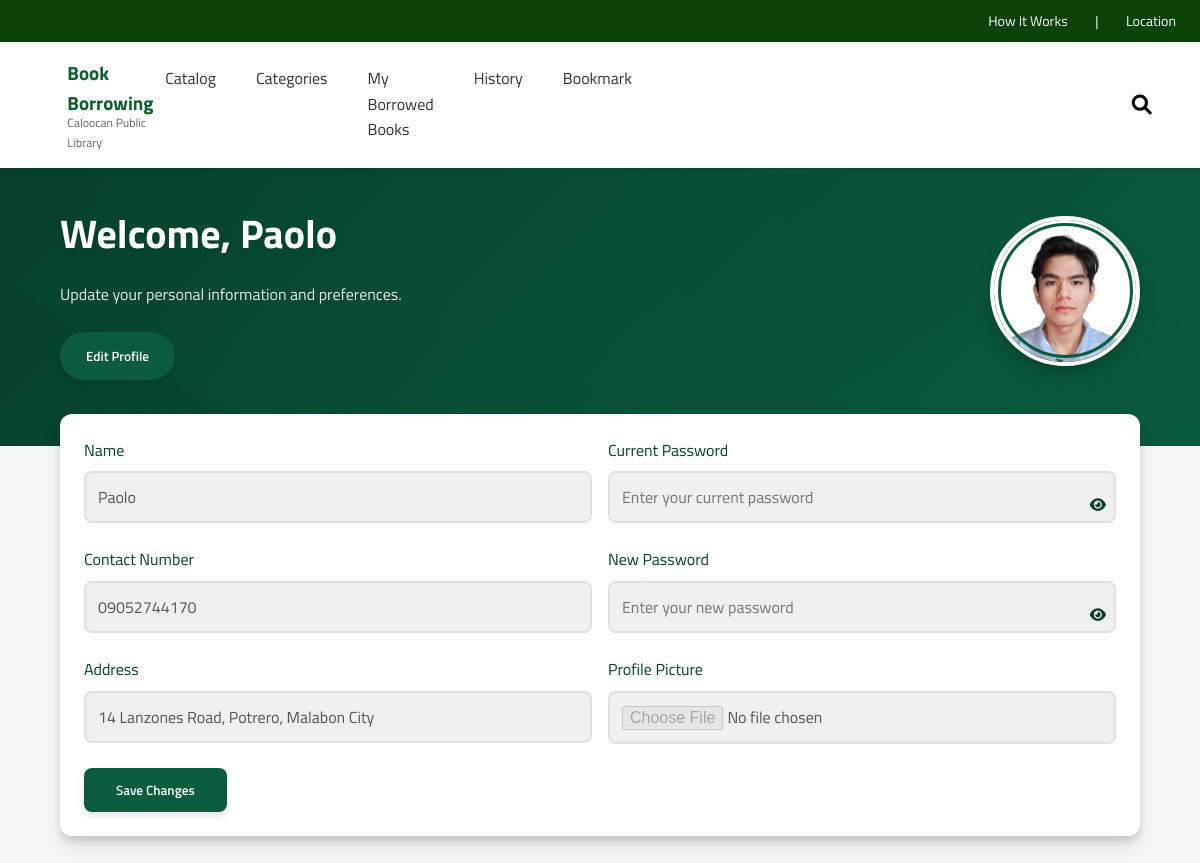
The page /backup/user/user_editProfile.php (signed in) on the database its author committed.
### tables this page shows
CREATE TABLE `user_info` (
  `member_id` int(11) NOT NULL,
  `name` varchar(255) DEFAULT NULL,
  `email` varchar(255) DEFAULT NULL,
  `password` varchar(255) DEFAULT NULL,
  `role` varchar(50) DEFAULT NULL,
  `is_enabled` tinyint(4) DEFAULT 1,
  `status` enum('enabled','disabled') DEFAULT 'enabled',
  `contact` varchar(15) DEFAULT NULL,
  `profile_picture` varchar(255) DEFAULT NULL,
  `address` varchar(255) DEFAULT NULL,
  `has_accepted_policy` tinyint(1) DEFAULT 0,
  `fines` int(11) DEFAULT 0,
  `email_verified` tinyint(1) DEFAULT 0,
  `verification_token` varchar(64) DEFAULT NULL
);

### backup/user/user_editProfile.php (the view, shortened to what this page needs)
<?php
include('../config/connect.php');
include 'navbar.php';
$stmt = $conn->prepare("SELECT * FROM user_info WHERE member_id = ?");
$stmt->bind_param("i", $member_id);
$stmt->execute();
$result = $stmt->get_result();
$user = $result->fetch_assoc();
?>
<!DOCTYPE html>
<html lang="en">
<head>
    <link href="https://cdnjs.cloudflare.com/ajax/libs/font-awesome/6.0.0-beta3/css/all.min.css" rel="stylesheet">
</head>
<body>
<section class="profile-section">
    <div class="header">
        <div class="container">
            <div class="header-content">
                <div class="header-text">
                    <h1>Welcome, <?php echo htmlspecialchars($name); ?></h1>
                    <p>Update your personal information and preferences.</p>
                    <form method="POST" action="">
                        <button type="button" id="editProfileBtn" class="btn">Edit Profile</button>
                    </form>
                </div>
                <div class="avatar-container">
                    <img class="avatar" src="../uploads/<?php echo htmlspecialchars($user['profile_picture']); ?>" alt="Profile Picture">
                </div>
            </div>
        </div>
    </div>
    <div class="content">
        <div class="container">
            <div class="card">
                <div class="card-body">
                    <form method="POST" action="" enctype="multipart/form-data" id="profileForm">
                        <div class="form-group grid-pair">
                            <div>
                                <label for="name">Name</label>
                                <input type="text" id="name" name="name" value="<?php echo htmlspecialchars($user['name']); ?>" disabled class="disabled-input">
                            </div>
                            <div>
                                <label for="current_password">Current Password</label>
                                <div class="password-container">
                                    <input type="password" id="current_password" name="current_password" placeholder="Enter your current password" disabled class="disabled-input">
                                    <button type="button" class="toggle-password" onclick="togglePasswordVisibility('current_password', this)" disabled>
                                        <i class="fas fa-eye"></i>
                                    </button>
                                </div>
                            </div>
                        </div>
                        <div class="form-group grid-pair">
                            <div>
                                <label for="contact">Contact Number</label>
                                <input type="tel" id="contact" name="contact" value="<?php echo htmlspecialchars($user['contact']); ?>" disabled class="disabled-input">
                            </div>
                            <div>
                                <label for="new_password">New Password</label>
                                <div class="password-container">
                                    <input type="password" id="new_password" name="new_password" placeholder="Enter your new password" disabled class="disabled-input">
                                    <button type="button" class="toggle-password" onclick="togglePasswordVisibility('new_password', this)" disabled>
                                        <i class="fas fa-eye"></i>
                                    </button>
                                </div>
                            </div>
                        </div>
                        <div class="form-group grid-pair">
                            <div>
                                <label for="address">Address</label>
                                <input type="text" id="address" name="address" value="<?php echo htmlspecialchars($user['address'] ?? ''); ?>" disabled class="disabled-input">
                            </div>
                            <div>
                                <label for="profile_picture">Profile Picture</label>
                                <input type="file" id="profile_picture" name="profile_picture" accept="image/*" disabled class="disabled-input">
                            </div>
                        </div>
                        <button type="submit" id="saveChangesBtn" class="btn" disabled>Save Changes</button>
                    </form>
                </div>
            </div>
        </div>
    </div>
</section>
</body>
</html>

### backup/user/navbar.php (style rules this page uses)
* { margin: 0; padding: 0; box-sizing: border-box; font-family: Titillium Web; }

### backup/user/user_howitworks.php (style rules this page uses)
* { margin: 0; padding: 0; box-sizing: border-box; }

### backup/user/user_location.php (style rules this page uses)
* { box-sizing: border-box; margin: 0; padding: 0; }

### backup/user/user_editProfile.php (style rules this page uses)
:root { --primary-color: #063E29; --secondary-color: #0A5C3D; --tertiary-color: #063A26; --background-color: #f5f7fa; --text-color: #333; --card-background: #ffffff; --card-shadow: 0 10px 20px rgba(0, 0, 0, 0.1), 0 6px 6px rgba(0, 0, 0, 0.1); --transition: all 0.3s cubic-bezier(0.25, 0.8, 0.25, 1); }
* { margin: 0; padding: 0; box-sizing: border-box; }
body, html { font-family: 'Poppins', sans-serif; background-color: var(--background-color); color: var(--text-color); line-height: 1.6; overflow-x: hidden; }
.profile-section { min-height: 100vh; display: flex; flex-direction: column; }
.header { background: linear-gradient(135deg, #063E29, #0A5C3D); color: white; padding: 2rem 0 4rem; position: relative; overflow: hidden; }
.header::before { content: ''; position: absolute; top: -50%; left: -50%; width: 200%; height: 200%; background: radial-gradient(circle, rgba(10,92,61,0.2) 0%, rgba(6,62,41,0.1) 80%); transform: rotate(30deg); animation: shimmer 20s linear infinite; }
.container { width: 90%; max-width: 1200px; margin: 0 auto; position: relative; z-index: 1; }
.header-content { display: flex; justify-content: space-between; align-items: center; flex-wrap: wrap; }
.header-text { flex: 1; min-width: 200px; margin-right: 1rem; }
h1 { font-size: 2.5rem; margin-bottom: 1rem; font-weight: 700; text-shadow: 2px 2px 4px rgba(0,0,0,0.1); }
.header-text p { font-size: 1rem; margin-bottom: 1.5rem; max-width: 600px; opacity: 0.9; }
.btn { display: inline-block; padding: 0.75rem 1.5rem; background-color: #0A5C3D; color: white; text-decoration: none; border-radius: 50px; font-weight: 600; transition: var(--transition); border: 2px solid transparent; box-shadow: 0 4px 6px rgba(0,0,0,0.1); cursor: pointer; }
.avatar-container { position: relative; width: 150px; height: 150px; margin: 1rem auto; }
.avatar { width: 100%; height: 100%; border-radius: 50%; border: 4px solid white; box-shadow: var(--card-shadow); transition: var(--transition); object-fit: cover; }
.avatar-container::after { content: ''; position: absolute; top: 5%; left: 5%; right: 5%; bottom: 5%; border-radius: 50%; border: 3px solid #0A5C3D; animation: pulse 2s infinite; }
.content { margin-top: -2rem; padding-bottom: 2rem; }
.card { background-color: var(--card-background); border-radius: 12px; box-shadow: var(--card-shadow); margin-bottom: 2rem; overflow: hidden; transition: var(--transition); }
.card-body { padding: 1.5rem; }
.form-group { margin-bottom: 1.5rem; }
.form-group label { font-size: 1rem; margin-bottom: 0.5rem; color: var(--primary-color); display: block; }
.grid-pair { display: flex; flex-wrap: wrap; gap: 1rem; }
.grid-pair > div { flex: 1 1 300px; }
input[type="text"], input[type="tel"], input[type="password"], input[type="file"] { width: 100%; padding: 0.75rem; border: 2px solid #e0e0e0; border-radius: 8px; font-size: 1rem; transition: var(--transition); }
.toggle-password { margin-top: 0.5rem; background: none; border: none; color: var(--primary-color); cursor: pointer; font-size: 0.9rem; }
button[type="submit"] { display: inline-block; padding: 0.75rem 2rem; background-color: var(--secondary-color); color: white; border-radius: 8px; font-weight: 600; cursor: pointer; border: none; }
.disabled-input { background-color: #f0f0f0; border-color: #ddd; cursor: not-allowed; }
.password-container { position: relative; }
.toggle-password { position: absolute; right: 10px; top: 50%; transform: translateY(-50%); background: none; border: none; cursor: pointer; }

### rows shown on the page
user_info: profile_picture (picture), name "Paolo", contact "09052744170", address "14 Lanzones Road, Potrero, Malabon City"

### other values the page prints
$name "Paolo"
